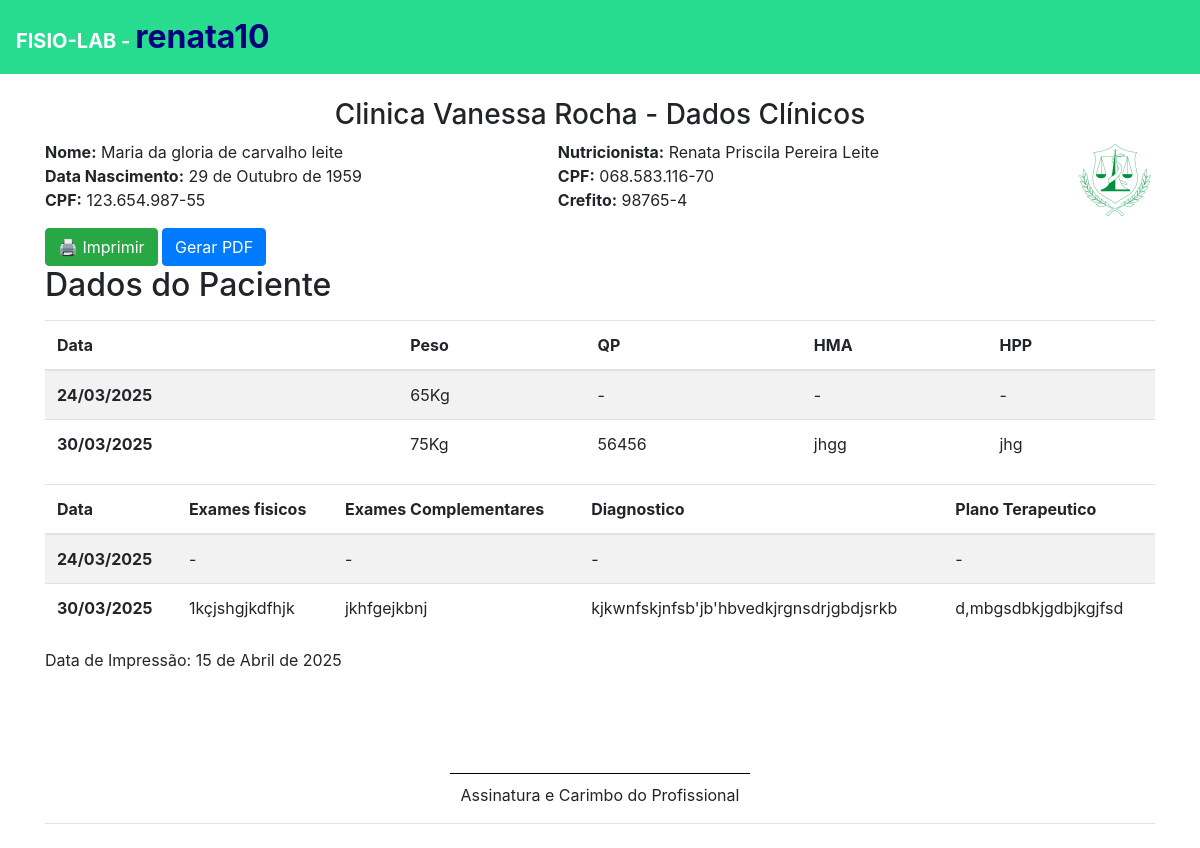
Page /pacientes/1/ (signed in) on the committed database.
### autenticacao/models.py (models this page shows, shortened)
class PerfilProfissional(models.Model):
    usuario = models.OneToOneField(User, on_delete=models.CASCADE)
    nome_completo = models.CharField(max_length=100)
    cpf = models.CharField(max_length=14)
    crefito = models.CharField(max_length=20)
    nomeclinica = models.CharField(max_length=101, null=True)
    logotipo = models.ImageField(upload_to='logos_profissionais/', blank=True, null=True)

### plataforma/models.py (models this page shows, shortened)
class Pacientes(models.Model):
    choices_sexo = (('Feminino', 'Feminino'),
                    ('Masculino', 'Masculino'),
                    ('Outros', 'Outros'))
    choices_estadocivil = (('Casado(a)', 'Casado(a)'),
                    ('Solteiro(a)', 'Solteiro(a)'),
                    ('Divorciado(a)', 'Divorciado(a)'),
                    ('Viuvo(a)', 'Viuvo(a)'))
    nome = models.CharField(max_length=50)
    cpf = models.CharField(max_length=14, verbose_name="CPF", blank=False, null=False)
    sexo = models.CharField(max_length=24, choices=choices_sexo)
    estadocivil = models.CharField(max_length=25, choices=choices_estadocivil)
    datanascimento = models.DateField()
    naturalidade = models.CharField(max_length=120)
    profissao = models.CharField(max_length=50)
    email = models.EmailField()
    telefone = models.CharField(max_length=25)
    endereco = models.CharField(max_length=50)
    fisio = models.ForeignKey(User, on_delete=models.CASCADE)

class DadosPaciente(models.Model):
    paciente = models.ForeignKey(Pacientes, on_delete=models.CASCADE)
    data = models.DateField()
    peso = models.IntegerField()
    qp = models.CharField(max_length=125)
    hma = models.CharField(max_length=125)
    hpp = models.CharField(max_length=125)
    antecedentepf = models.CharField(max_length=120)
    exame_fisico = models.CharField(max_length=88)
    exames_complementares = models.CharField(max_length=80)
    diagnostico = models.CharField(max_length=80)
    plano_terapeutico = models.CharField(max_length=80)

### plataforma/views.py (the view)
# urls.py: path('pacientes/<int:id>/', views.imprimir_dados_paciente, name='imprimir_dados_paciente'),
@login_required(login_url='/auth/logar/')
def imprimir_dados_paciente(request, id):
    paciente = get_object_or_404(Pacientes, id=id)
    dados_paciente = DadosPaciente.objects.filter(paciente=paciente)
    if not paciente.fisio == request.user:
        messages.add_message(request, constants.ERROR, 'Acesso negado a este PACIENTE. ')
        return redirect('/dados_paciente/')
    if request.method == 'POST':
        pass
    else:
        return render(request, 'imprimir_dados_paciente.html', {
            'paciente': paciente,
            'dados_paciente': dados_paciente,
            'today': date.today()
        })

### autenticacao/context_processors.py (called while the page is built)
def perfil_profissional(request):
    if request.user.is_authenticated:
        perfil = PerfilProfissional.objects.filter(usuario=request.user).first()
        return {'perfil': perfil}
    return {'perfil': None}

### plataforma/templates/imprimir_dados_paciente.html (shortened to what this page needs)
{% extends 'base.html' %}
{% block 'body' %}
<div class="container mt-4">
    <div class="border-bottom pb-3 mb-4">
        <h3 class="text-center">{{perfil.nomeclinica}} - Dados Clínicos</h3>
        <div class="d-flex justify-content-between">
            <div>
               <strong> Nome:</strong> {{ paciente.nome }}<br>
                <strong>Data Nascimento:</strong> {{ paciente.datanascimento }}<br>
                <strong>CPF:</strong> {{ paciente.cpf }}
            </div>
{% if perfil %}
    <div class="mb-3">
         <div>
            <strong>Nutricionista:</strong> {{ perfil.nome_completo }}<br>
            <strong>CPF:</strong> {{ perfil.cpf }}<br>
            <strong>Crefito:</strong> {{ perfil.crefito }}
        </div>
    </div>
    {% if perfil.logotipo %}
            <img src="{{ perfil.logotipo.url }}" height="80" class="mb-2">
    {% endif %}
{% endif %}
</div>
<button class="btn btn-success" onclick="window.print()">
    🖨️ Imprimir
</button>
<a button  href="{% url 'imprimir_dados_paciente' paciente.id %}" class="btn btn-primary">
    Gerar PDF
</button></a>
<h2>Dados do Paciente</h2>
<div>
    <table class="table table-striped">
        <thead>
            <tr>
            <th scope="col">Data</th>
            <th scope="col">Peso</th>
            <th scope="col">QP</th>
            <th scope="col">HMA</th>
            <th scope="col">HPP</th>
            </tr>
        </thead>
        <tbody>
            {% for dado in dados_paciente %}
            <tr>
                <th scope="row">{{dado.data|date:"d/m/Y"}}</th>
                <td scope="row">{{dado.peso}}Kg</td>
                <td>{{dado.qp}} </td>
                <td>{{dado.hma}}</td>
                <td>{{dado.hpp}}</td>
            </tr>
            {% endfor %}
        </tbody>
    </table>
    <table class="table table-striped">
        <thead>
            <tr>
            <th scope="col">Data</th>
            <th scope="col">Exames fisicos</th>
            <th scope="col">Exames Complementares</th>
            <th scope="col">Diagnostico</th>
            <th scope="col">Plano Terapeutico</th>
            </tr>
        </thead>
        <tbody>
            {% for dado in dados_paciente %}
            <tr>
                <th scope="row">{{dado.data|date:"d/m/Y"}}</th>
                <td scope="row">{{dado.exame_fisico}} </td>
                <td>{{dado.exames_complementares}} </td>
                <td>{{dado.diagnostico}} </td>
                <td>{{dado.plano_terapeutico}} </td>
            </tr>
            {% endfor %}
        </tbody>
    </table>
    <p>Data de Impressão: {{ today }}</p>
    <div class="footer-print">
        <div class="assinatura">
            <div class="linha-assinatura"></div>
            <div class="mt-1">
                Assinatura e Carimbo do Profissional
            </div>
        </div>
    </div>
</div>
{% endblock %}

### templates/base.html (shortened to what this page needs)
{% load static %}
<!doctype html>
<html lang="pt-BR">
    <head>
        <link rel="stylesheet" href="https://cdn.jsdelivr.net/npm/bootstrap@4.6.1/dist/css/bootstrap.min.css">
    </head>
    <body>
        {% if user.is_authenticated %}
            <nav style="background-color: #27DB8F;" class="navbar navbar-expand-lg navbar-dark">
                <a style="font-weight: bold" class="navbar-brand" href="#">FISIO-LAB - <font color="#00007d" size="6">{{ user.username }}</font></a>
            </nav>
        {% endif %}
        {% block 'body' %}{% endblock %}
</body>
</html>

### plataforma/templates/imprimir_dados_paciente.html (style rules this page uses)
.assinatura { margin-top: 80px; text-align: center; }
.linha-assinatura { border-top: 1px solid #000; width: 300px; margin: 0 auto; padding-top: 5px; }
.footer-print { position: relative; bottom: 0; width: 100%; padding-top: 5px; }

### rows in the picture
PerfilProfissional: nomeclinica "Clinica Vanessa Rocha", nome_completo "Renata Priscila Pereira Leite", cpf "068.583.116-70", crefito "98765-4", logotipo (picture)
Pacientes: nome "Maria da gloria de carvalho leite", datanascimento "29 de Outubro de 1959", cpf "123.654.987-55"
DadosPaciente: data "24/03/2025", peso "65", qp "-", hma "-", hpp "-", exame_fisico "-", exames_complementares "-", diagnostico "-", plano_terapeutico "-"
DadosPaciente: data "30/03/2025", peso "75", qp "56456", hma "jhgg", hpp "jhg", exame_fisico "1kçjshgjkdfhjk", exames_complementares "jkhfgejkbnj", diagnostico "kjkwnfskjnfsb'jb'hbvedkjrgnsdrjgbdjsrkb", plano_terapeutico "d,mbgsdbkjgdbjkgjfsd"

### other values in the picture
{{ user.username }} "renata10"
